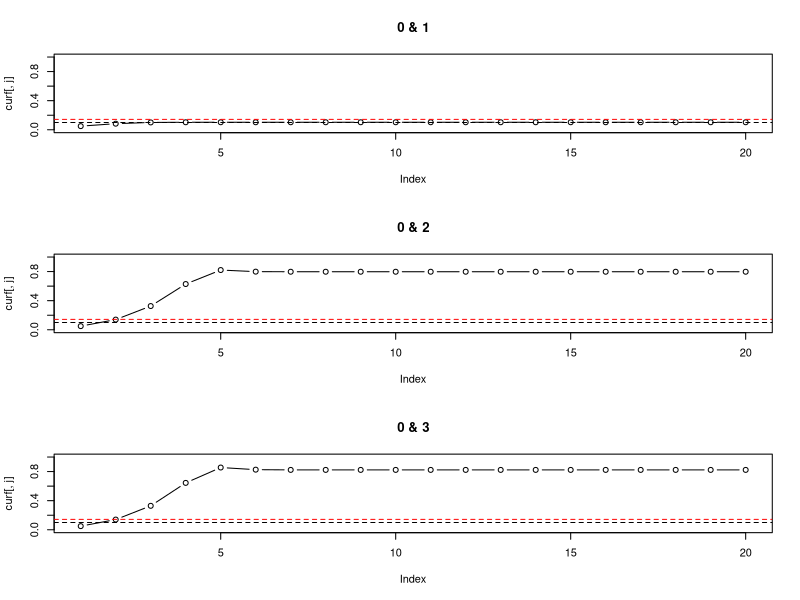
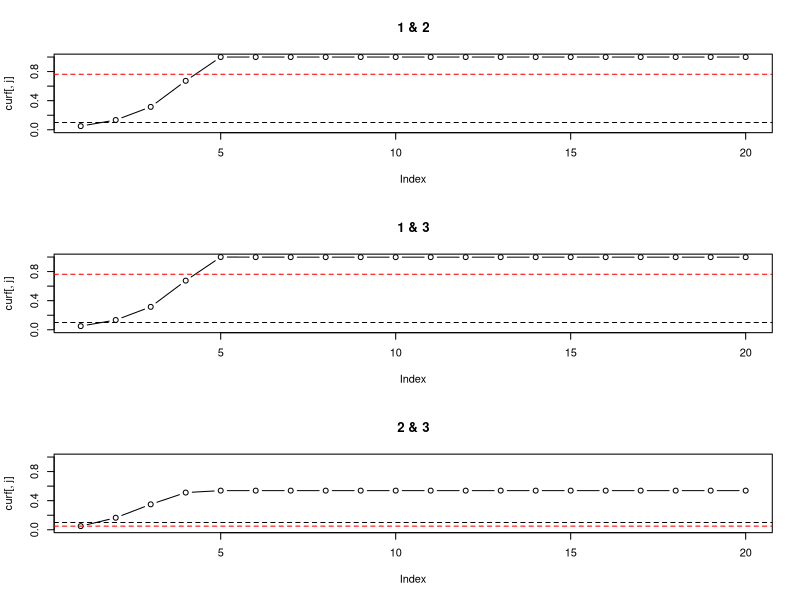

The R script that drew these images, in order:
## ---- chunk 1
n <- 1000;
f <- 0.1;

#sample true bases
b <- runif(n) > f;
#sample error rates
eps <- runif(n)/3;
#sample errors to make
e <- sample(1:3, n, replace=TRUE);
#compile data
#d <- b + (runif(n) < eps) * e %% 4;
d <- (b + (runif(n) < eps) * e) %% 4


#functions for derivatives
likelihood <- function(f, d, eps,M,m){
  return(sum(log(f*(1-eps[d==M]) + (1-f)*eps[d==M]/3)) + sum(log((1-f)*(1-eps[d==m]) + f*eps[d==m]/3)) + sum(log(eps[d!=M & d!=m]/3)));
}

likelihood2<-function(d,eps,m){
  return(sum(log(1-eps[d==m])+ sum(log(eps[d!=m]/3))));
}

derivativeLogLikelihood <- function(f, d, eps,M,m){
  return( sum( (3-4*eps[d==M])/(f*(3-4*eps[d==M])+eps[d==M])) + sum((4*eps[d==m]-3)/(-3*f + eps[d==m]*(4*f-3)+3)));
}
second_der<-function(f,d, eps,M,m){
  return( sum( -((3-4*eps[d==M])/(f*(3-4*eps[d==M])+eps[d==M]))^2) + sum( -((4*eps[d==m]-3)/(f*(4*eps[d==m]-3) + 3*(1-eps[d==m])))^2 ));
}  
M=c(0,0,0,1,1,2)
m=c(1,2,3,2,3,3)
niter <- 20
curf=matrix(NA,niter,6)
colnames(curf)=c('0 & 1','0 & 2','0 & 3','1 & 2','1 & 3','2 & 3')

#test 
plot <- FALSE;
if(plot){
  par(mfrow=c(3,1));
  for(j in 1:length(M)) {
    testF <- seq(0.01,0.99,length.out=1000);
    lik <- sapply(testF, likelihood, d=d, eps=eps,M=M[j],m=m[j]);
    plot(testF, lik, type='l',main=colnames(curf)[j])
    df <- sapply(testF, derivativeLogLikelihood, d=d, eps=eps,M=M[j],m=m[j])
    plot(testF, df, type='l',main=colnames(curf)[j])
    w <- which(abs(df) == min(abs(df)));
    lines(rep(testF[w],2), par("usr")[3:4], col='red', lty=2)
    plot(testF, sapply(testF, second_der, d=d, eps=eps,M=M[j],m=m[j]), type='l',main=colnames(curf)[j])
  }
}
#run Newton-Raphson


curf[1,] <- 0.05;
for(j in 1:length(M)) {
  for(i in 2:niter){
    first <- derivativeLogLikelihood(curf[i-1,j], d, eps,M[j],m[j]);
    second <- second_der(curf[i-1,j], d, eps,M[j],m[j]);
    curf[i,j] <- curf[i-1,j] - first / second;
    
    if(curf[i,j] < 0.0){curf[i,j]<- 0.0001;}
    if(curf[i,j] > 1.0){curf[i,j]<- 0.9999;}
  }
  
}
par(mfrow=c(3,1));
for (j in 1:6){
  plot(curf[,j], type='b', ylim=c(0,1),main=colnames(curf)[j]);
  lines(par("usr")[1:2], rep(f,2), col='black', lty=2)
  lines(par("usr")[1:2], rep(sum(d==M[j])/sum(d<4),2), col='red', lty=2)
}

best_comb<-matrix(NA,1,6)
for (i in 1:6) {
  best_comb[1,i]<-likelihood(curf[niter,i],d,eps,M[i],m[i])
   k<-(which(best_comb == max(best_comb), arr.ind = TRUE))
   lik1<-best_comb[1,k[2]]
  lik2<-likelihood2(d,eps,m[k[2]])
}
D<-2*(lik1-lik2) #lik1 the model with full parameter 
sig_fac<-0.05

critical_val<-qchisq(1-sig_fac,2) #reject the null hypothesis if D is in region [critical_val, )
if (D>=critical_val) {print('there is mutation')}else{print('model with less parameter is better)')}
